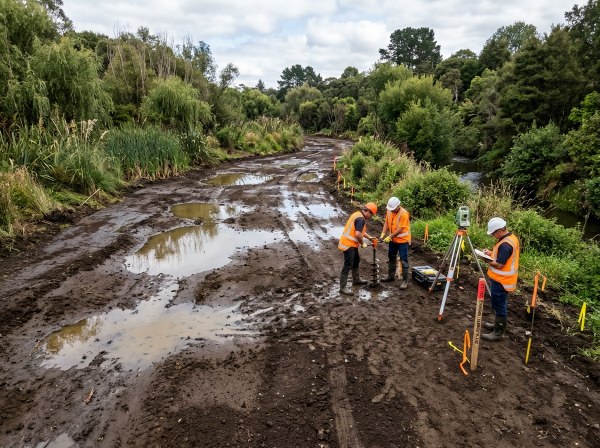
#> input picture src/assets/images/sample_parcel_alluvial_wetland_1793288679474.jpg, 1200 x 896 px (shown at 1/2 size)
$ python -i opencv_soil_analyzer.py   (imports and definitions only)   (older library calls are emulated)
#> lines starting #> are read from the running program, lines starting #| are printed output that depends on the picture; after the words box and inside, x2 and y2 are one past the last pixel; in counts of white or black regions, pixels touching at a corner belong together
"""
OpenCV Land & Soil Surface Visual Analysis Module (`opencv_soil_analyzer.py`)
Performs visible surface-feature extraction on uploaded land parcel photographs:
- Apparent color classification in RGB / HSV space
- Surface texture roughness via Laplacian variance
- Surface vegetation segmentation via Excess Green Index (ExG = 2G - R - B)
- Moisture-related visual reflectance & darkening indicators
- Rock/boulder clast boundary density via Sobel gradient magnitude

IMPORTANT SCIENTIFIC DISCLAIMER:
Optical image analysis inspects only 2D visible surface attributes and cannot
replace laboratory soil mechanics testing (Atterberg limits, CBR, Proctor compaction,
triaxial shear, borehole SPT, or chemical contamination assays).
"""
from typing import Dict, Any
import cv2
import numpy as np


MANDATORY_DISCLAIMER = (
    "Photographs alone cannot reliably determine subsurface soil composition, "
    "fertility, safe bearing capacity (SBC), contamination, or underground conditions. "
    "Accredit laboratory soil testing and in-situ geotechnical surveys are required."
)


def analyze_land_photograph(image_path: str) -> Dict[str, Any]:
    bgr = cv2.imread(image_path)
#> bgr is the input picture: shape (896, 1200, 3); mean B, G, R 78.9, 97.4, 102.6
    if bgr is None:
        raise ValueError(f"Unable to decode image at path: {image_path}")

    # Resize to standard analysis resolution while preserving aspect ratio
    resized = cv2.resize(bgr, (640, 480), interpolation=cv2.INTER_AREA)
    rgb = cv2.cvtColor(resized, cv2.COLOR_BGR2RGB)
    hsv = cv2.cvtColor(resized, cv2.COLOR_BGR2HSV)
#> hsv: shape (480, 640, 3); mean H, S, V 35.2, 92.3, 106.7
    gray = cv2.cvtColor(resized, cv2.COLOR_BGR2GRAY)

    # Mask out upper sky region (top 28% with high value and blue dominance)
    h, w, _ = rgb.shape
#> h = 480; w = 640
    ground_rgb = rgb[int(h * 0.28):, :, :]
    ground_hsv = hsv[int(h * 0.28):, :, :]
#> ground_hsv: shape (346, 640, 3); mean H, S, V 25.4, 96.6, 95.8
    ground_gray = gray[int(h * 0.28):, :]

    r = ground_rgb[:, :, 0].astype(np.float32)
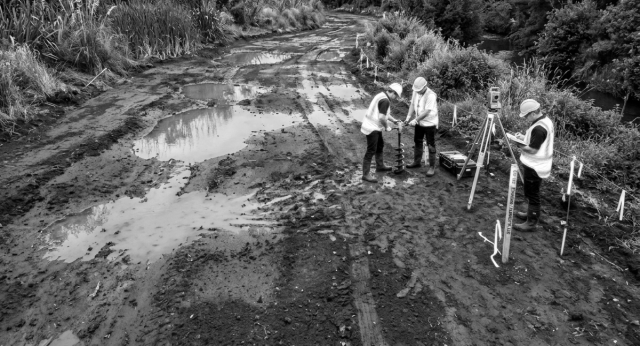
#> r: shape (346, 640) float32; min 0, max 255, mean 93.3
    g = ground_rgb[:, :, 1].astype(np.float32)
    b = ground_rgb[:, :, 2].astype(np.float32)
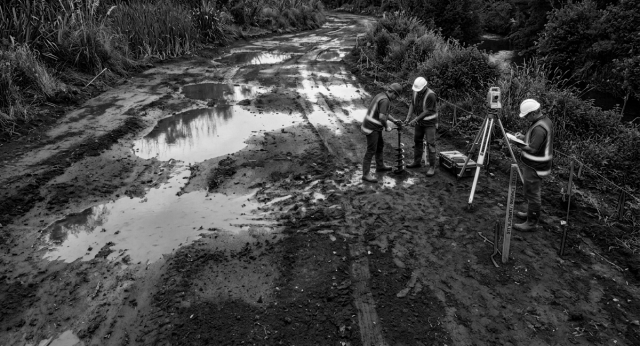
#> b: shape (346, 640) float32; min 0, max 251, mean 65.5

    # 1. Surface Vegetation via Excess Green Index (ExG = 2G - R - B)
    exg = 2.0 * g - r - b
    veg_mask = (exg > 26.0) & (g > r * 1.06) & (g > 45.0)
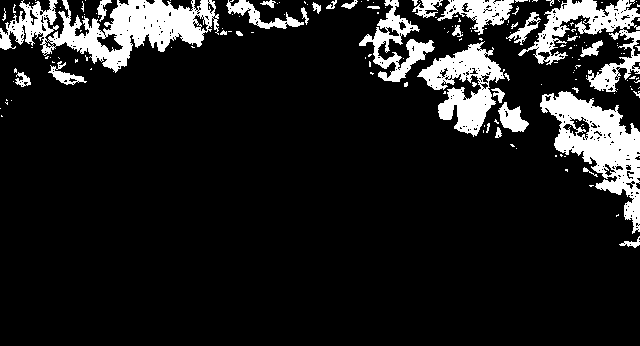
#> veg_mask: shape (346, 640) bool; 12.3% white; 169 white regions (134 under 20 px), largest, box (x1, y1, x2, y2) and area: (0, 0, 219, 73) 7095, (540, 91, 640, 234) 5506, (518, 0, 640, 92) 3731
    vegetation_cover_pct = round(float(np.mean(veg_mask) * 100.0), 1)
#> vegetation_cover_pct = 12.3

    # 2. Apparent Soil Color on Non-Vegetated Ground Pixels
    bare_soil_mask = ~veg_mask
    if np.any(bare_soil_mask):
        mean_r = int(np.mean(r[bare_soil_mask]))
#> mean_r = 95
        mean_g = int(np.mean(g[bare_soil_mask]))
#> mean_g = 82
        mean_b = int(np.mean(b[bare_soil_mask]))
#> mean_b = 69
    else:
        mean_r, mean_g, mean_b = int(np.mean(r)), int(np.mean(g)), int(np.mean(b))

    dominant_hex = f"#{mean_r:02X}{mean_g:02X}{mean_b:02X}"
#> dominant_hex = '#5F5245'

    # 3. Texture Roughness via 3x3 Laplacian Variance
    laplacian = cv2.Laplacian(ground_gray, cv2.CV_64F)
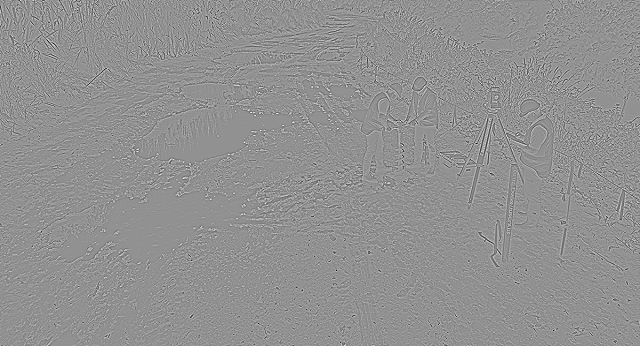
#> laplacian: shape (346, 640) float64; min -448, max 336, mean 0; drawn with min black and max white
    laplacian_var = round(float(laplacian.var()), 1)
#> laplacian_var = 2285.2

    # 4. Rock & Boulder Edge Density via Sobel Magnitude
    sobel_x = cv2.Sobel(ground_gray, cv2.CV_64F, 1, 0, ksize=3)
    sobel_y = cv2.Sobel(ground_gray, cv2.CV_64F, 0, 1, ksize=3)
    grad_mag = np.sqrt(sobel_x ** 2 + sobel_y ** 2)
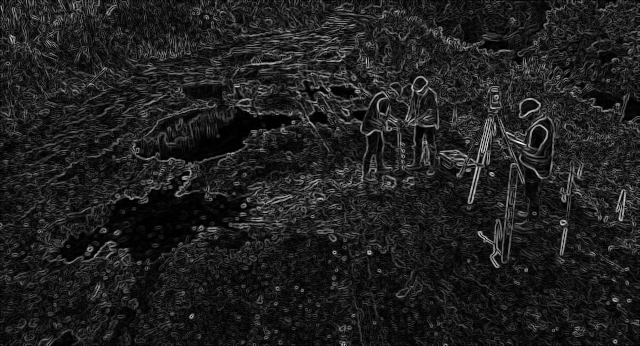
#> grad_mag: shape (346, 640) float64; min 0, max 845.1, mean 105.9; drawn with min black and max white
    rock_edge_density_pct = round(float(np.mean(grad_mag > 135.0) * 100.0), 1)
#> rock_edge_density_pct = 27.1

    # 5. Moisture-Related Visual Indicators (darkened wet matrix + specular water reflection)
    sat = ground_hsv[:, :, 1].astype(np.float32) / 255.0
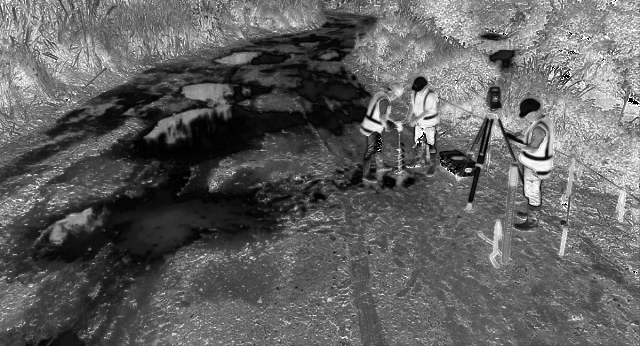
#> sat: shape (346, 640) float32; min 0, max 1, mean 0.379
    val = ground_hsv[:, :, 2].astype(np.float32)
    wet_dark_mask = (val < 78.0) & (sat < 0.48) & bare_soil_mask
#> wet_dark_mask: shape (346, 640) bool; 22.1% white in thin lines or dots
    specular_pool_mask = (sat < 0.22) & (val > 115.0) & (val < 210.0) & (b >= r * 0.92) & bare_soil_mask
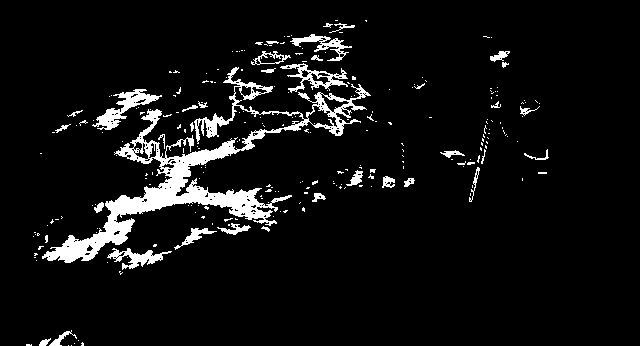
#> specular_pool_mask: shape (346, 640) bool; 6.7% white; 250 white regions (213 under 20 px), largest, box (x1, y1, x2, y2) and area: (42, 67, 371, 263) 9286, (92, 89, 162, 130) 861, (280, 63, 348, 93) 619
    moisture_index = min(96, int(round(float(np.mean(wet_dark_mask | specular_pool_mask)) * 115.0)))
#> moisture_index = 33

    return {
        "dominant_rgb_hex": dominant_hex,
        "vegetation_cover_pct": vegetation_cover_pct,
        "texture_laplacian_variance": laplacian_var,
        "rock_edge_density_pct": rock_edge_density_pct,
        "moisture_indicator_index": moisture_index,
        "scientific_disclaimer": MANDATORY_DISCLAIMER,
    }

>>> result = analyze_land_photograph('../src/assets/images/sample_parcel_alluvial_wetland_1793288679474.jpg')
#> result = 6 items
